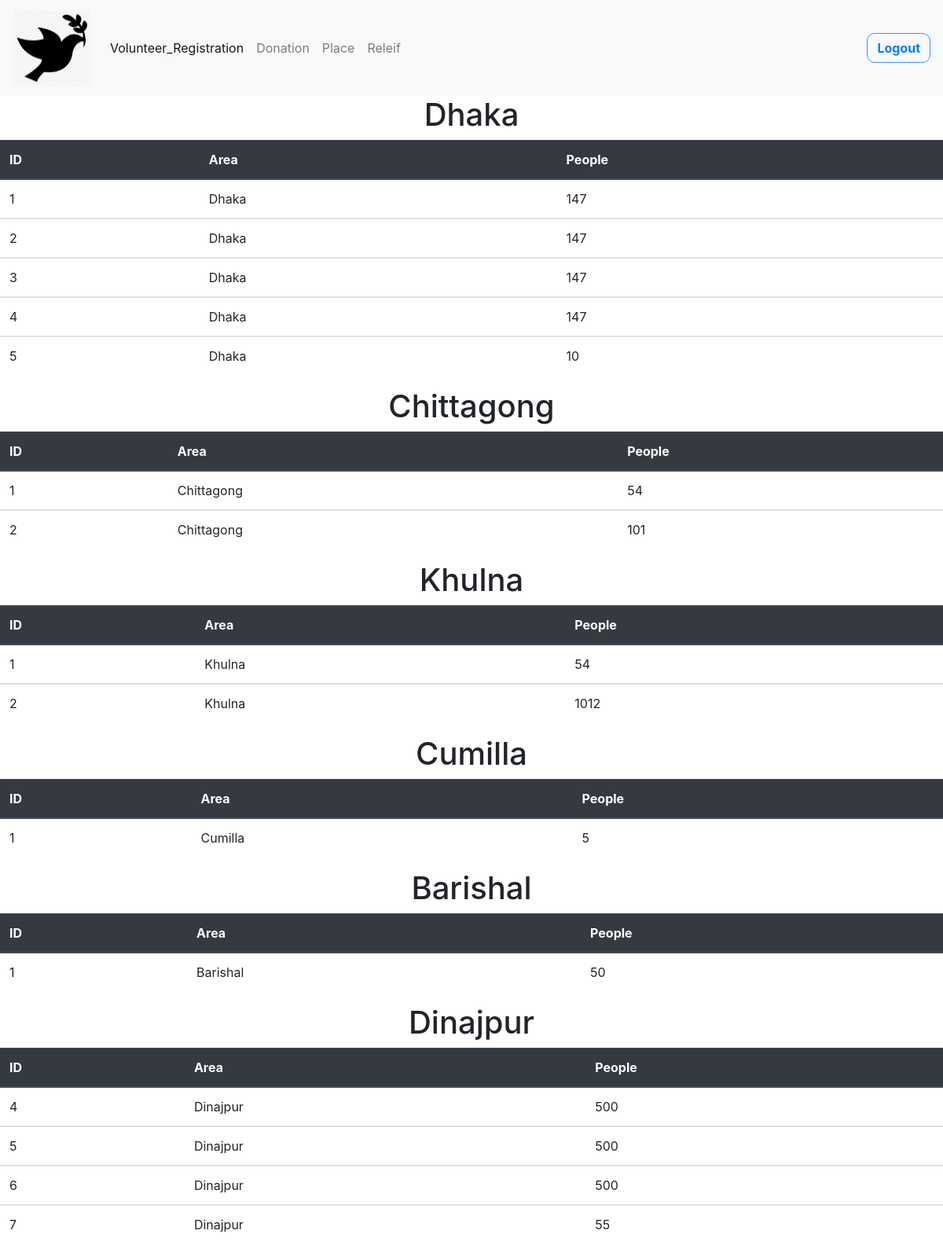
Page /pl.php on the committed database.
### tables this page shows
CREATE TABLE `p_d` (
  `id` int(255) NOT NULL,
  `area` varchar(255) NOT NULL,
  `people` varchar(255) NOT NULL
);

CREATE TABLE `p_ctg` (
  `id` int(255) NOT NULL,
  `area` varchar(255) NOT NULL,
  `people` varchar(255) NOT NULL
);

CREATE TABLE `p_khu` (
  `id` int(255) NOT NULL,
  `area` varchar(255) NOT NULL,
  `people` varchar(255) NOT NULL
);

CREATE TABLE `p_cm` (
  `id` int(255) NOT NULL,
  `area` varchar(255) NOT NULL,
  `people` varchar(255) NOT NULL
);

CREATE TABLE `p_bari` (
  `id` int(255) NOT NULL,
  `area` varchar(255) NOT NULL,
  `people` varchar(255) NOT NULL
);

CREATE TABLE `p_dnj` (
  `id` int(255) NOT NULL,
  `area` varchar(255) NOT NULL,
  `people` varchar(255) NOT NULL
);

### pl.php (the view, shortened to what this page needs)
<?php
require_once("includes/header.php");
$con = mysqli_connect('sql101.epizy.com','epiz_26809877','bFmtgbcLVR','epiz_26809877_milestone3');
?>
<nav class="navbar navbar-expand-lg navbar-light bg-light">
  <a class="navbar-brand" href="#">
<img src="img/bird.png"style="width:100px;height:96px;">
</a>
  <div class="collapse navbar-collapse" id="navbarSupportedContent">
    <ul class="navbar-nav mr-auto">
      <li class="nav-item active">
        <a class="nav-link" href="vr.php">Volunteer_Registration <span class="sr-only">(current)</span></a>
      </li>
        <li class="nav-item">
        <a class="nav-link" href="donation.php">Donation</a>
      </li>
      <li class="nav-item">
        <a href="pl.php" class="nav-link">Place</a></li>
      <li class="nav-item">
        <a class="nav-link" href="rel.php">Releif</a>
      </li>
    </ul>
    <form class="form-inline my-2 my-lg-0">
      <button class="btn btn-outline-success my-4 my-sm-2" type="submit"><a href="index.php">Logout</a></button>
    </form>
  </div>
</nav>
<h1><center>Dhaka</center></h1>
<?php
$query="SELECT * FROM p_d";
$connect=mysqli_query($con,$query);
$count=mysqli_num_rows($connect);
if($count>0){
?>
<table class="table">
  <thead class="thead-dark">
    <tr>
      <th scope="col">ID</th>
      <th scope="col">Area</th>
      <th scope="col">People</th>
    </tr>
  </thead>
<?php
  while ($row=mysqli_fetch_assoc($connect)) {
    $id=$row['id'];
    $area=$row['area'];
    $people=$row['people'];
?>
<tbody>
    <tr>
      <td><?php echo $id?></th>
      <td><?php echo $area?></td>
      <td><?php echo $people?></td>
    </tr>
  </tbody>
<?php
  }
  ?>
</table>
  <?php
}
?>
<h1><center>Chittagong</center></h1>
<?php
$query="SELECT * FROM p_ctg";
$connect=mysqli_query($con,$query);
$count=mysqli_num_rows($connect);
if($count>0){
?>
<table class="table">
  <thead class="thead-dark">
    <tr>
      <th scope="col">ID</th>
      <th scope="col">Area</th>
      <th scope="col">People</th>
    </tr>
  </thead>
<?php
  while ($row=mysqli_fetch_assoc($connect)) {
    $id=$row['id'];
    $area=$row['area'];
    $people=$row['people'];
?>
<tbody>
    <tr>
      <td><?php echo $id?></th>
      <td><?php echo $area?></td>
      <td><?php echo $people?></td>
    </tr>
  </tbody>
<?php
  }
  ?>
</table>
  <?php
}
?>
<h1><center>Khulna</center></h1>
<?php
$query="SELECT * FROM p_khu";
$connect=mysqli_query($con,$query);
$count=mysqli_num_rows($connect);
if($count>0){
?>
<table class="table">
  <thead class="thead-dark">
    <tr>
      <th scope="col">ID</th>
      <th scope="col">Area</th>
      <th scope="col">People</th>
    </tr>
  </thead>
<?php
  while ($row=mysqli_fetch_assoc($connect)) {
    $id=$row['id'];
    $area=$row['area'];
    $people=$row['people'];
?>
<tbody>
    <tr>
      <td><?php echo $id?></th>
      <td><?php echo $area?></td>
      <td><?php echo $people?></td>
    </tr>
  </tbody>
<?php
  }
  ?>
</table>
  <?php
}
?>
<h1><center>Cumilla</center></h1>
<?php
$query="SELECT * FROM p_cm";
$connect=mysqli_query($con,$query);
$count=mysqli_num_rows($connect);
if($count>0){
?>
<table class="table">
  <thead class="thead-dark">
    <tr>
      <th scope="col">ID</th>
      <th scope="col">Area</th>
      <th scope="col">People</th>
    </tr>
  </thead>
<?php
  while ($row=mysqli_fetch_assoc($connect)) {
    $id=$row['id'];
    $area=$row['area'];
    $people=$row['people'];
?>
<tbody>
    <tr>
      <td><?php echo $id?></th>
      <td><?php echo $area?></td>
      <td><?php echo $people?></td>
    </tr>
  </tbody>
<?php
  }
  ?>
</table>
  <?php
}
?>
<h1><center>Barishal</center></h1>
<?php
$query="SELECT * FROM p_bari";
$connect=mysqli_query($con,$query);
$count=mysqli_num_rows($connect);
if($count>0){
?>
<table class="table">
  <thead class="thead-dark">
    <tr>
      <th scope="col">ID</th>
      <th scope="col">Area</th>
      <th scope="col">People</th>
    </tr>
  </thead>
<?php
  while ($row=mysqli_fetch_assoc($connect)) {
    $id=$row['id'];
    $area=$row['area'];
    $people=$row['people'];
?>
<tbody>
    <tr>
      <td><?php echo $id?></th>
      <td><?php echo $area?></td>
      <td><?php echo $people?></td>
    </tr>
  </tbody>
<?php
  }
  ?>
</table>
  <?php
}
?>
<h1><center>Dinajpur</center></h1>
<?php
$query="SELECT * FROM p_dnj";
$connect=mysqli_query($con,$query);
$count=mysqli_num_rows($connect);
if($count>0){
?>
<table class="table">
  <thead class="thead-dark">
    <tr>
      <th scope="col">ID</th>
      <th scope="col">Area</th>
      <th scope="col">People</th>
    </tr>
  </thead>
<?php
  while ($row=mysqli_fetch_assoc($connect)) {
    $id=$row['id'];
    $area=$row['area'];
    $people=$row['people'];
?>
<tbody>
    <tr>
      <td><?php echo $id?></th>
      <td><?php echo $area?></td>
      <td><?php echo $people?></td>
    </tr>
  </tbody>
<?php
  }
  ?>
</table>
  <?php
}
?>

### css/style.css (style rules this page uses)
.btn { color: #3693ff; text-decoration: none; display: inline-block; border: 0.2px solid #3693ff; border-radius: 10px; font-weight: bold; }

### rows in the picture
p_d: id "1", area "Dhaka", people "147"
p_d: id "2", area "Dhaka", people "147"
p_d: id "3", area "Dhaka", people "147"
p_d: id "4", area "Dhaka", people "147"
p_d: id "5", area "Dhaka", people "10"
p_ctg: id "1", area "Chittagong", people "54"
p_ctg: id "2", area "Chittagong", people "101"
p_khu: id "1", area "Khulna", people "54"
p_khu: id "2", area "Khulna", people "1012"
p_cm: id "1", area "Cumilla", people "5"
p_bari: id "1", area "Barishal", people "50"
p_dnj: id "4", area "Dinajpur", people "500"
p_dnj: id "5", area "Dinajpur", people "500"
p_dnj: id "6", area "Dinajpur", people "500"
p_dnj: id "7", area "Dinajpur", people "55"
